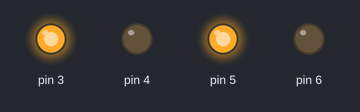
A sketch run on a simulated Arduino Uno, built with avr-gcc and run on an emulated ATmega328P. Parts: output pins drawn as LEDs (lit = HIGH).

Above: at 2.5 s.
At 7.5 s:
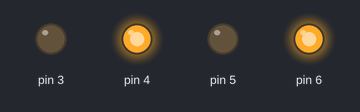
Timing chart, 0 to 11.5 s (numbered marks = the images above):
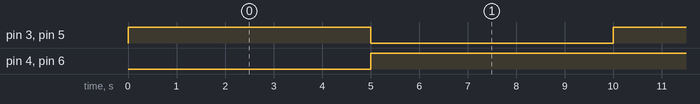

The sketch:

stunning_blorr1-4.ino
```cpp
void setup() {

  pinMode(6, OUTPUT);
  pinMode(5, OUTPUT);
  pinMode(4, OUTPUT);
  pinMode(3, OUTPUT);

}

void loop () {

 // moving clockwise
  digitalWrite(5,HIGH);
  digitalWrite(3,HIGH);

  delay(5000);  //1000ms =1second
 digitalWrite(5,LOW);
  digitalWrite(3,LOW);

// moving anti- clockwise
  digitalWrite(6,HIGH);
  digitalWrite(4,HIGH);

delay(5000);  //1000ms =1second
}

  
```

Measured:
- by itself, pin 3, pin 5: alternates HIGH for 5.0 s and LOW for 5.0 s
- by itself, pin 4, pin 6: LOW → HIGH at 5.0 s
